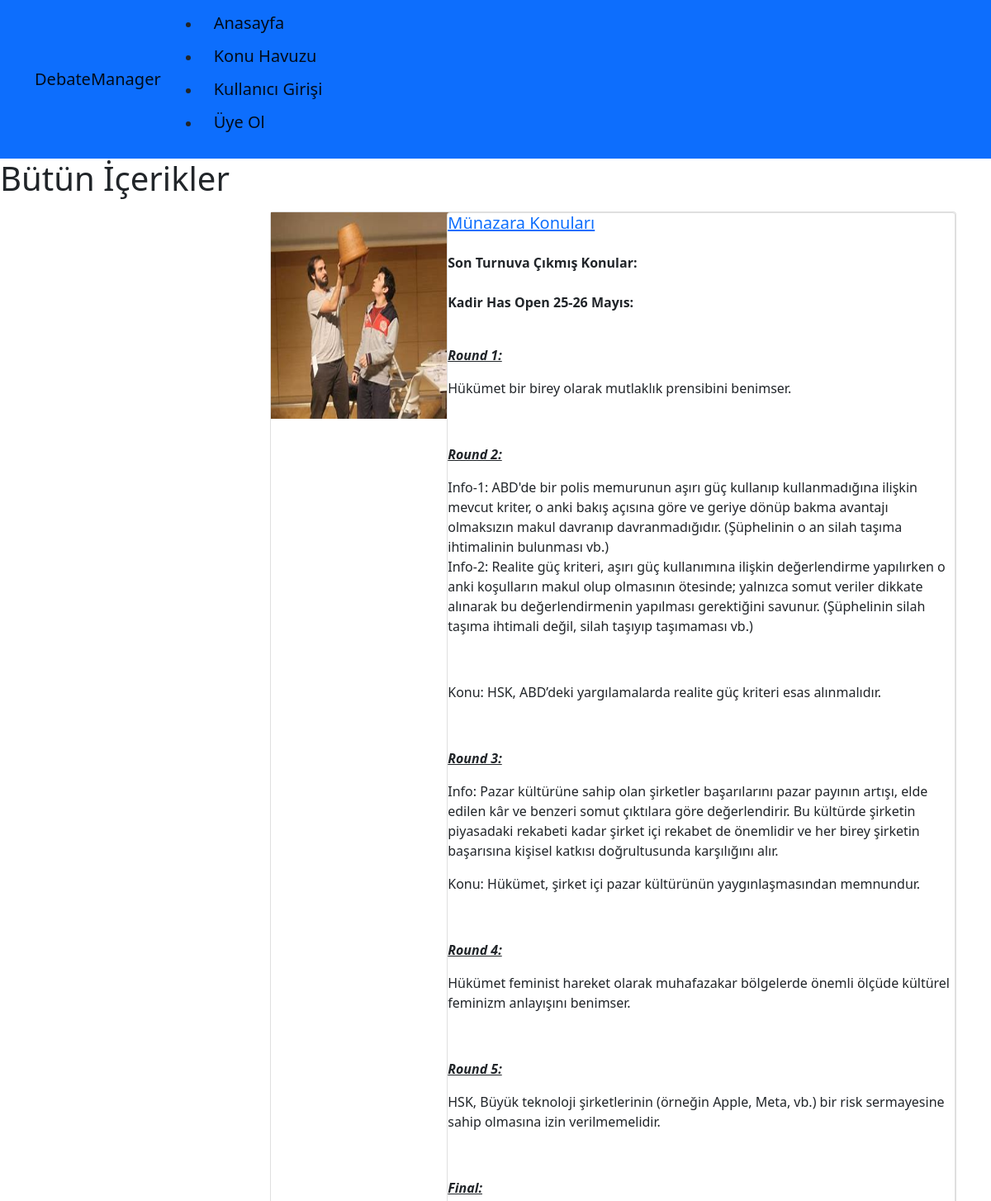
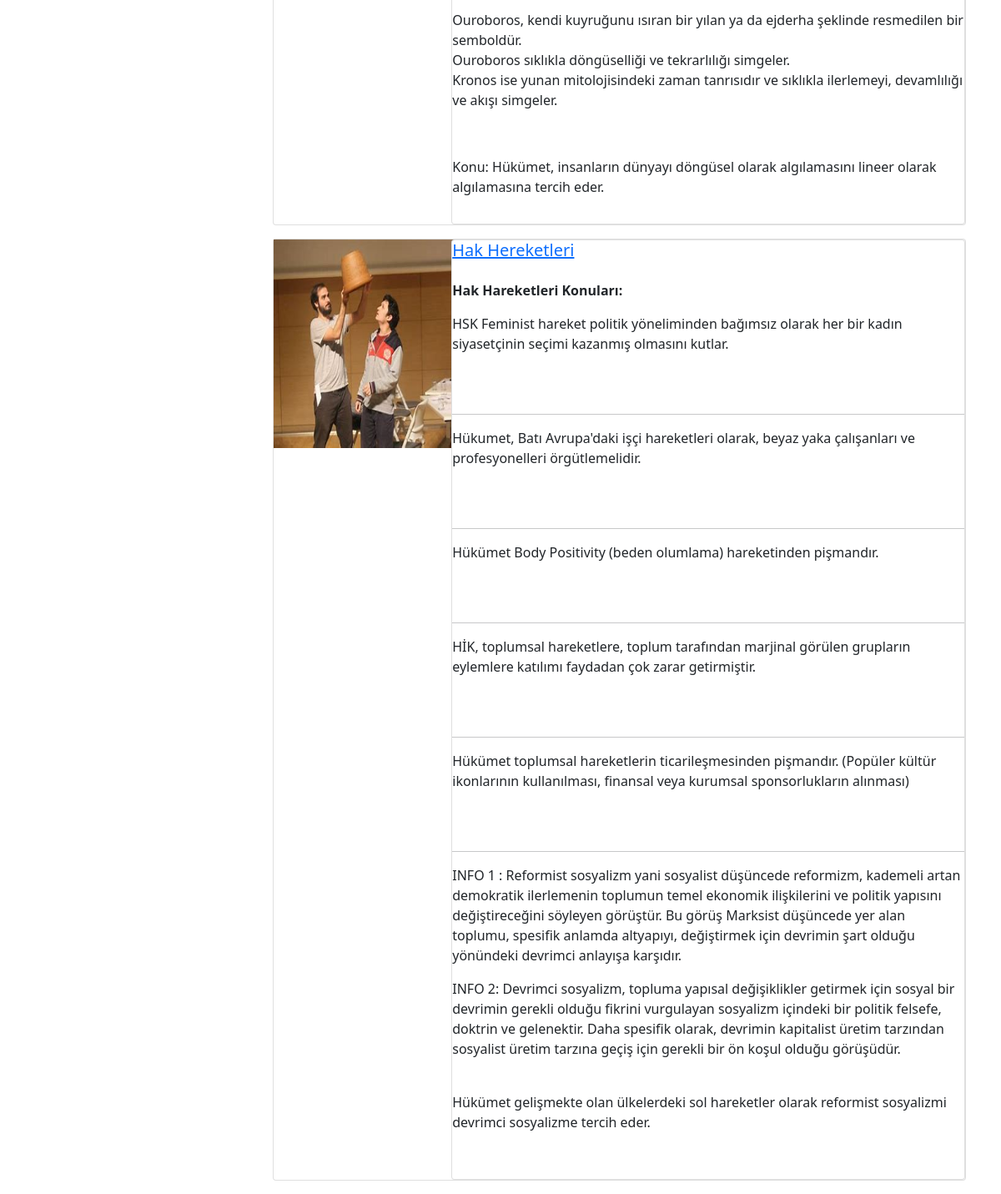
/category/hak-hareketleri/, run on the app's committed database (2 pictures, top to bottom).
### DM/models.py (models this page shows, shortened)
class Blog(models.Model):
    title = models.CharField(max_length=200)
    image = models.CharField(max_length=50)
    description = RichTextField()
    is_active = models.BooleanField(default=False)
    is_home = models.BooleanField(default=False)
    slug = models.SlugField(null=False, blank=True, unique=True, db_index=True, editable=False)
    categories = models.ManyToManyField(Category)

### DM/views.py (the view)
# urls.py: path("category/<slug:slug>/", views.blogs_by_category, name="blogs_by_category"),
def blogs_by_category(request, slug):
    category = get_object_or_404(Category, slug=slug)
    blogs = Blog.objects.filter(is_active=True, categories__slug=slug)
    context = {
        "category": category,
        "blogs": blogs,
    }
    return render(request, "DM/blogs.html", context)

### DM/templates/DM/blogs.html (shortened to what this page needs)
{% extends "base.html" %}
{% block content %}
<h1> Bütün İçerikler</h1>
<div class="container mt-3">
    <div class="row">
        <div class="col-3">
        </div>
        <div class="col-9">
            {% for blog in blogs %}
                <section class="{{blog.title}}">
                {% if blog.is_active %}
                    {% include 'partials/_DM.html' %}
                {% endif %}
            {% endfor %}
        </section>
        </div>
    </div>
</div>
{% endblock %}

### DM/templates/partials/_DM.html
{% load static %}
<div class="card mb-3">
    <div class="row">
        <div class="col-md-3">
            <img src="{% static 'img/'|add:blog.image %}" alt="" width="250" height="250">
        </div>
        <div class="col-md-9">
            <div class="card body">
                <h5 class="card-title">
                    <a href="{% url 'blog_details' blog.slug %}">
                        {{ blog.title }}
                    </a>
                </h5>
                <p class="card-text">{{ blog.description|safe }}</p>
            </div>
        </div>
    </div>
</div>

### data on the page
Blog: image (picture), title "Münazara Konuları", description "Son Turnuva Çıkmış Konular: Kadir Has Open 25-26 Mayıs: Round 1: Hükümet bir birey olarak mutlaklık prensibini benimser. Round 2: Info-1: ABD'de bir polis memurunun aşırı güç kullanıp kullanmadığına ilişkin mevcut kriter, o anki bakış açısına göre ve geriye dönüp bakma avantajı olmaksızın makul davranıp davranmadığıdır. (Şüphelinin o an silah taşıma ihtimalinin bulunması vb.) Info-2: Realite güç kriteri, aşırı güç kullanımına ilişkin değerlendirme yapılırken o anki koşulların makul olup olmasının ötesinde; yalnızca somut veriler dikkate alınarak bu değerlendirmenin yapılması gerektiğini savunur. (Şüphelinin silah taşıma ihtimali değil, silah taşıyıp taşımaması vb.) Konu: HSK, ABD’deki…"
Blog: image (picture), title "Hak Hereketleri", description "Hak Hareketleri Konuları: HSK Feminist hareket politik yöneliminden bağımsız olarak her bir kadın siyasetçinin seçimi kazanmış olmasını kutlar. Hükumet, Batı Avrupa'daki işçi hareketleri olarak, beyaz yaka çalışanları ve profesyonelleri örgütlemelidir. Hükümet Body Positivity (beden olumlama) hareketinden pişmandır. HİK, toplumsal hareketlere, toplum tarafından marjinal görülen grupların eylemlere katılımı faydadan çok zarar getirmiştir. Hükümet toplumsal hareketlerin ticarileşmesinden pişmandır. (Popüler kültür ikonlarının kullanılması, finansal veya kurumsal sponsorlukların alınması) INFO 1 : Reformist sosyalizm yani sosyalist düşüncede reformizm, kademeli artan demokratik ilerlemenin…"
